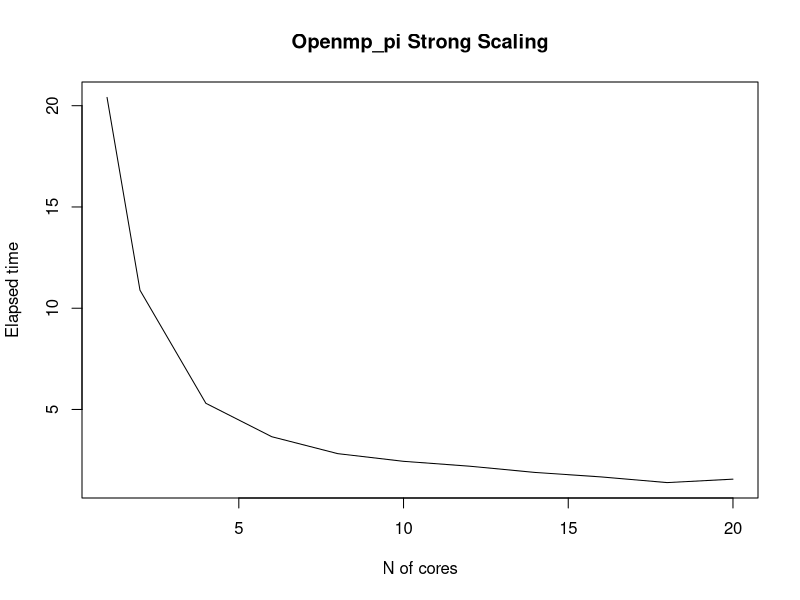
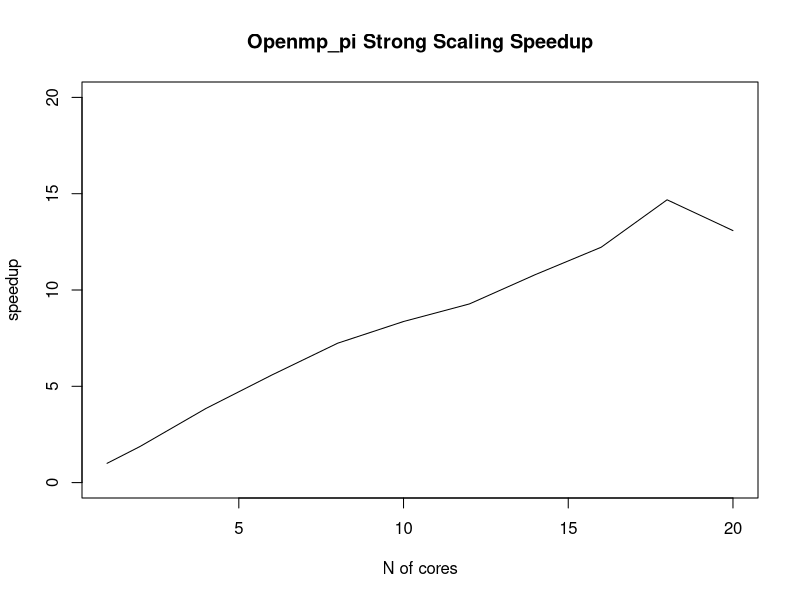
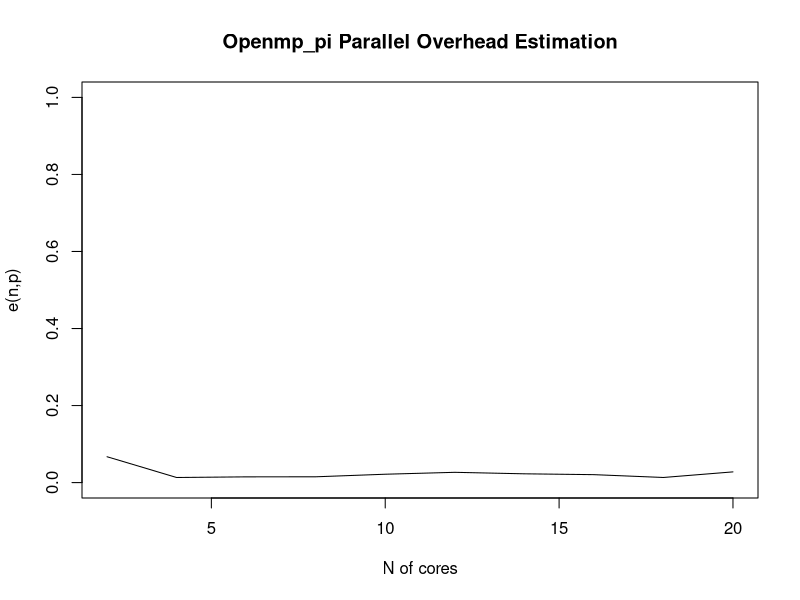

Recreate these plots in R, in order.
library(readr)
time_executions <- read_csv2("time_executions_strong.csv")
View(time_executions)

plot(time_executions$p,time_executions$time,type = "l",ylab = "Elapsed time",xlab= "N of cores",main = "Openmp_pi Strong Scaling")
serial_time=time_executions$time[1]
speedup = serial_time/time_executions$time
plot(time_executions$p,speedup,type = "l",ylim = c(0,20),ylab = "speedup",xlab= "N of cores",main = "Openmp_pi Strong Scaling Speedup")

e = (1/speedup- 1/time_executions$p)/(1-1/time_executions$p)
plot(time_executions$p[2:11],e[2:11],type = "l",ylim =c(0,1),ylab = "e(n,p)",xlab= "N of cores", col = "black", main = "Openmp_pi Parallel Overhead Estimation")
x = c(1,2,3)
x
x[1:1]
time_executions$p[2:11]
